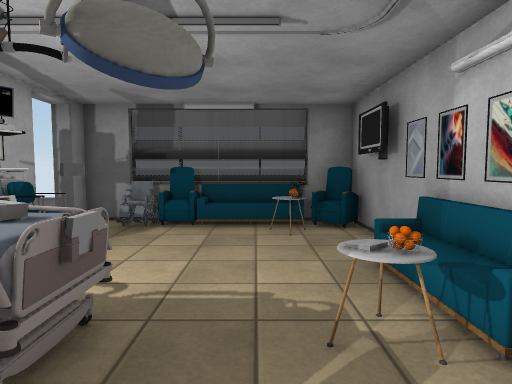
[1] (above)

14 first-person views from a walk through a Unity game level. The camera is 1.4 m above the floor, tilts 4° down and sees 75° across. The floor is counted in squares, 1 m on a side. Each view is taken from the middle of a square. On the plan, view 1 faces up. The plan holds only what a view shows up to about 15 squares ahead; the rest is blank. The place goes on beyond the plan. The player is left out. Door leaves are left out, so doorways stand open. Some surface patterns are stand-ins.

[2]
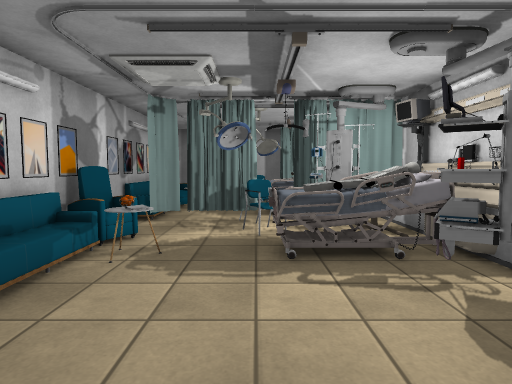

[3]
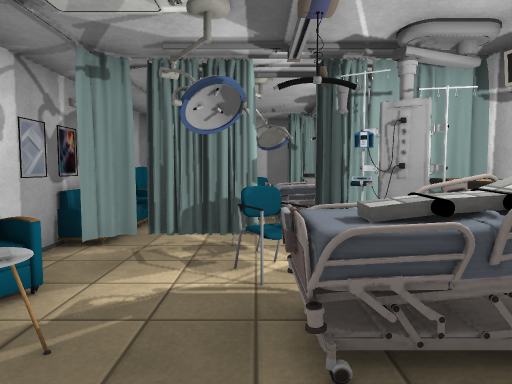

[4]
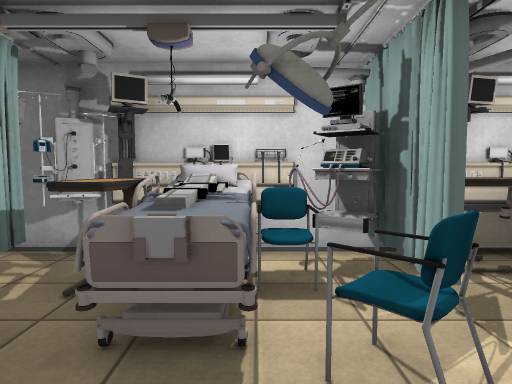

[5]
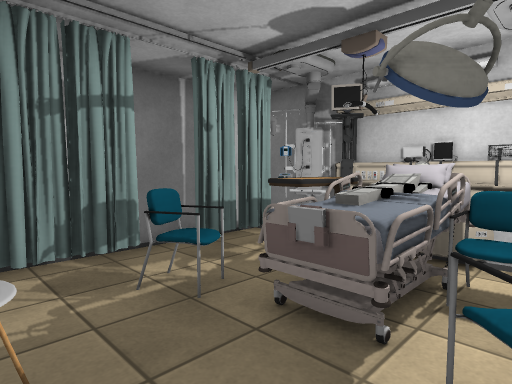

[6]
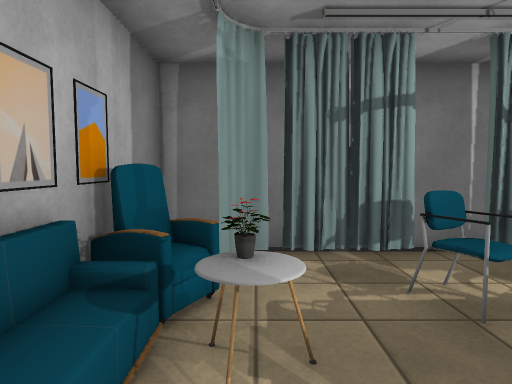

[7]
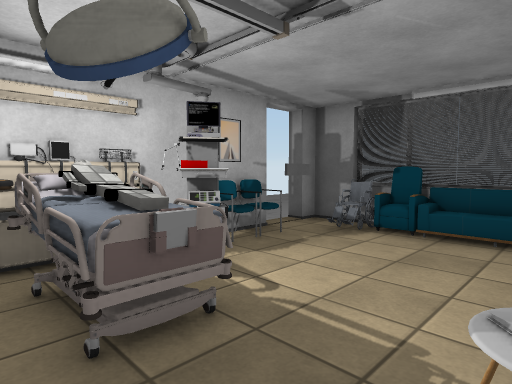

[8]
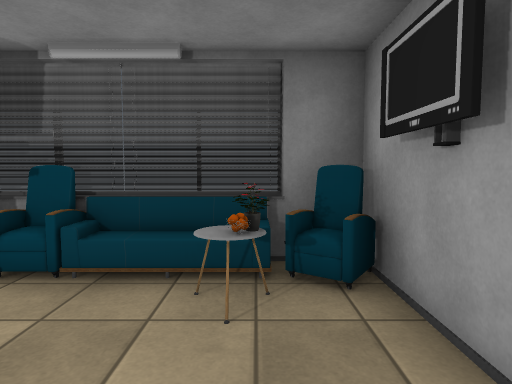

[9]
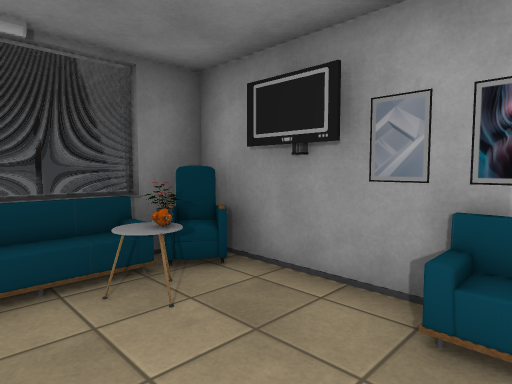

[10]
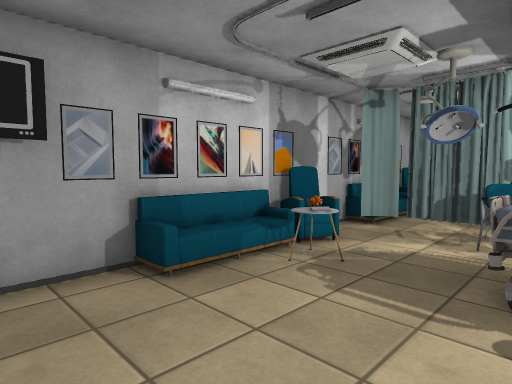

[11]
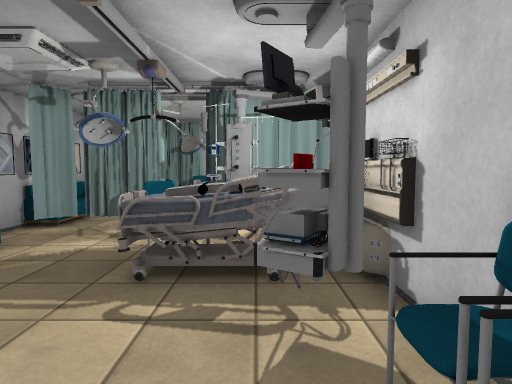

[12]
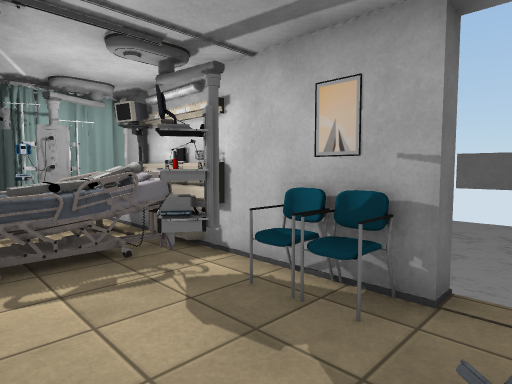

[13]
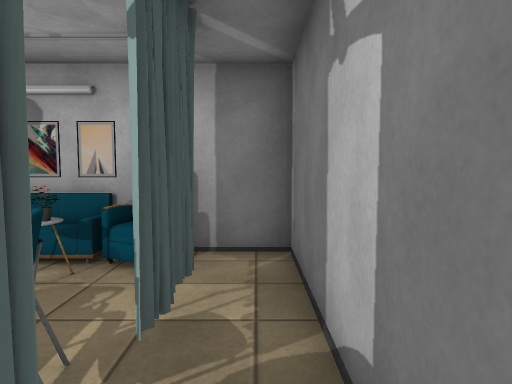

[14]
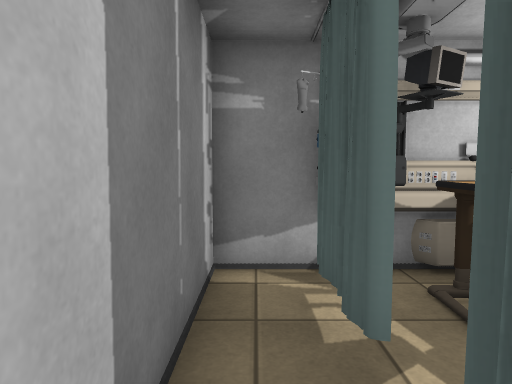

### Floor plan
Key: @ floor where view 1 was taken; # wall or solid block; . floor; / step, stairs or slope; D open door; = window, fence, low wall or low ledge; v drop or lower ground; O other object.
Columns run from 5 left of view 1 to 3 right of it. Each row starts with its distance up from view 1.
  9 ###O==#v#
  8 D#OO..OO#
  7 D....OO.#
  6 #O......#
  5 #O.....OO
  4 ###....OO
  3 #OOOO.OOO
  2 #OOOO.OOO
  1 ####O..O#
  0 #OOOO@O.#
 -1 ###.O../#
 -2 #OOOO../#
 -3 #OOOO.O/#
 -4 #OOOO.OO#
 -5 ##OOO.OO#
 -6 #.......#
 -7  #######

Where each view was taken, in squares from view 1:
view 1: 0 up, 0 right, facing up
view 2: 8 up, 1 left, facing down
view 3: 5 up, 1 left, facing down
view 4: 2 down, 1 right, facing left
view 5: 1 down, 1 right, facing down-left
view 6: 1 down, 1 right, facing down
view 7: 1 up, 1 right, facing up-left
view 8: 4 up, 1 right, facing up
view 9: 4 up, 1 left, facing up-right
view 10: 7 up, 2 left, facing down-right
view 11: 7 up, 3 left, facing down
view 12: 8 up, 1 left, facing down-left
view 13: 6 down, 3 left, facing right
view 14: 6 down, 0 right, facing left
